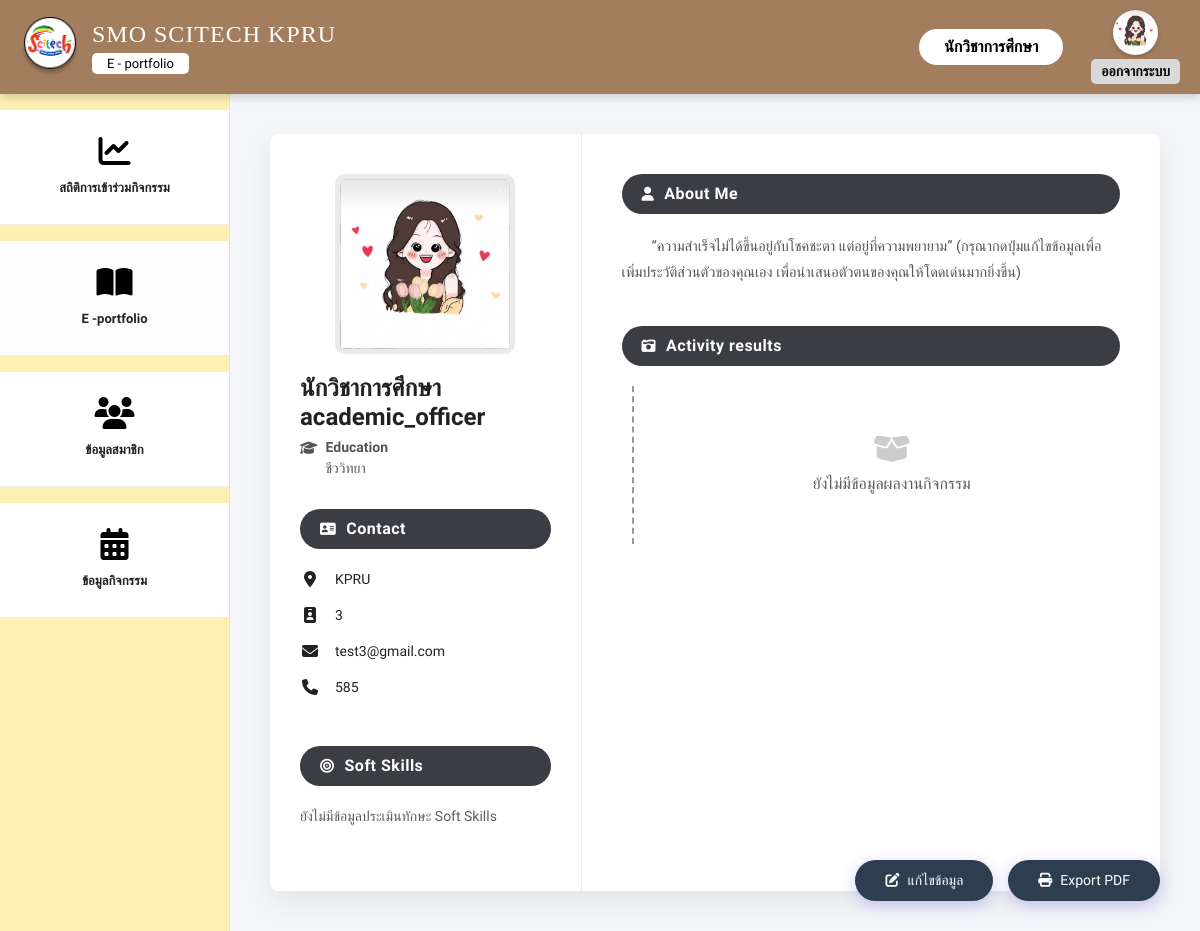
The app's page /e-portfolio.php (signed in) with its own data.
### tables this page shows
CREATE TABLE `users` (
  `user_id` int(11) NOT NULL,
  `first_name` varchar(100) NOT NULL,
  `last_name` varchar(100) NOT NULL,
  `profile_image` varchar(255) DEFAULT 'default.png',
  `idstudent` varchar(191) DEFAULT NULL,
  `email` varchar(255) DEFAULT NULL,
  `phone` varchar(20) DEFAULT NULL COMMENT 'เบอร์โทรศัพท์',
  `about_me` text DEFAULT NULL,
  `password` varchar(255) NOT NULL,
  `academic_year` varchar(4) DEFAULT NULL,
  `year_level` varchar(50) DEFAULT NULL,
  `department` varchar(100) DEFAULT NULL,
  `reset_token` varchar(255) DEFAULT NULL,
  `reset_expiry` datetime DEFAULT NULL,
  `status` enum('active','inactive') NOT NULL DEFAULT 'active',
  `userrole` enum('executive','academic_officer','club_president','club_member') DEFAULT NULL,
  `membership_status` enum('pending','member','no_member') NOT NULL DEFAULT 'pending',
  `created_at` timestamp NOT NULL DEFAULT current_timestamp(),
  `deleted_at` datetime DEFAULT NULL,
  `hard_skill_computer` varchar(255) DEFAULT NULL,
  `comp_level` varchar(50) DEFAULT NULL,
  `hard_skill_lang` varchar(255) DEFAULT NULL,
  `lang_listen` varchar(50) DEFAULT NULL,
  `lang_speak` varchar(50) DEFAULT NULL,
  `lang_read` varchar(50) DEFAULT NULL,
  `lang_write` varchar(50) DEFAULT NULL
);

### e-portfolio.php (the view, shortened to what this page needs)
<?php
include 'db.php';
$user_id = $_SESSION['user_id'];
$sql_user = "SELECT * FROM users WHERE user_id = ?";
$stmt_user = $conn->prepare($sql_user);
$stmt_user->bind_param("i", $user_id);
$stmt_user->execute();
$user_profile = $stmt_user->get_result()->fetch_assoc();
$first_name = $user_profile['first_name'] ?? 'ผู้ใช้งาน';
$full_name = ($user_profile['first_name'] ?? '') . ' ' . ($user_profile['last_name'] ?? '');
$profile_image_file = (!empty($user_profile['profile_image']) && $user_profile['profile_image'] != 'default.png') ? $user_profile['profile_image'] : 'default.png';
$profile_image_url = 'uploads/profiles/' . $profile_image_file;
$saved_skills = [];
$custom_activities = [];
$portfolio_activities = [];
?>
<!DOCTYPE html>
<html lang="th">
<head>
    <link href="https://cdn.jsdelivr.net/npm/bootstrap@5.3.0/dist/css/bootstrap.min.css" rel="stylesheet">
    <link href="https://cdnjs.cloudflare.com/ajax/libs/font-awesome/6.4.0/css/all.min.css" rel="stylesheet">
</head>
<body>
    <nav class="top-navbar d-print-none">
        <div class="brand-section">
            <img src="img/logo.png" alt="Logo" class="brand-logo"
            onerror="this.src='https://placehold.co/60x60?text=Logo'">
            <div style="display: flex; flex-direction: column; align-items: flex-start; line-height: 1.2;">
                <span class="brand-name">SMO SCITECH KPRU</span>
                <span class="text-page-pill-btn mt-1">E - portfolio</span>
            </div>
        </div>
        <div class="d-flex align-items-center">
            <span class="d-none d-sm-block fw-bold me-2 login-pill-btn">
                <?php echo htmlspecialchars($first_name); ?>
            </span>
            <div class="logout-area">
                <a href="user_management.php">
                    <img src="<?php echo $profile_image_url; ?>" alt="Profile"
                    style="width: 45px; height: 45px; border-radius: 50%; object-fit: cover; box-shadow: 0 2px 5px rgba(0,0,0,0.2);">
                </a>
                <a href="logout.php" class="logout-text mt-1">ออกจากระบบ</a>
            </div>
        </div>
    </nav>
    <div class="main-wrapper">
        <aside class="sidebar d-print-none">
            <a href="report_activity.php" class="sidebar-item mt-3 mb-3">
                <i class="fa-solid fa-chart-line"></i><span>สถิติการเข้าร่วมกิจกรรม</span>
            </a>
            <a href="e-portfolio.php" class="sidebar-item mb-3" style="background: #FDFDFD;">
                <i class="fa-solid fa-book-open"></i><span>E -portfolio</span>
            </a>
            <a href="user_management.php" class="sidebar-item mb-3">
                <i class="fa-solid fa-users"></i><span>ข้อมูลสมาชิก</span>
            </a>
            <a href="activity.php" class="sidebar-item mb-3">
                <i class="fa-solid fa-calendar-days"></i><span>ข้อมูลกิจกรรม</span>
            </a>
        </aside>
        <main class="content-area">
            <div class="portfolio-container">
                <div class="portfolio-left">
                    <div class="profile-img-wrapper">
                        <img src="<?php echo $profile_image_url; ?>" class="portfolio-profile-img" alt="Profile">
                    </div>
                    <div class="portfolio-name"><?php echo htmlspecialchars($full_name); ?></div>
                    <div class="portfolio-edu">
                        <i class="fa-solid fa-graduation-cap mt-1"></i>
                        <div>
                            <strong>Education</strong><br>
                            <?php echo htmlspecialchars($user_profile['department'] ?? 'คณะวิทยาศาสตร์และเทคโนโลยี'); ?>
                        </div>
                    </div>
                    <div class="section-pill"><i class="fa-solid fa-address-card"></i> Contact</div>
                    <div class="contact-item">
                        <i class="fa-solid fa-location-dot"></i> <span>KPRU</span>
                    </div>
                    <div class="contact-item">
                        <i class="fa-solid fa-id-badge"></i>
                        <span><?php echo htmlspecialchars($user_profile['idstudent'] ?? '-'); ?></span>
                    </div>
                    <div class="contact-item">
                        <i class="fa-solid fa-envelope"></i>
                        <span><?php echo htmlspecialchars($user_profile['email'] ?? '-'); ?></span>
                    </div>
                    <?php if(!empty($user_profile['phone'])): ?>
                    <div class="contact-item">
                        <i class="fa-solid fa-phone"></i>
                        <span><?php echo htmlspecialchars($user_profile['phone']); ?></span>
                    </div>
                    <?php endif; ?>
                    <div class="section-pill mt-5"><i class="fa-solid fa-bullseye"></i> Soft Skills</div>
                    <?php if (count($saved_skills) > 0): ?>
                        <?php foreach($saved_skills as $skill_name => $level): ?>
                        <div class="skill-block">
                            <div class="skill-name"><?php echo htmlspecialchars($skill_name); ?></div>
                            <div class="skill-dots">
                                <?php for($i=1; $i<=5; $i++): ?>
                                <i class="fa-solid fa-circle <?php echo ($i <= $level) ? 'active' : ''; ?>"></i>
                                <?php endfor; ?>
                            </div>
                        </div>
                        <?php endforeach; ?>
                    <?php else: ?>
                    <p class="text-muted small mb-4">ยังไม่มีข้อมูลประเมินทักษะ Soft Skills</p>
                    <?php endif; ?>
                </div>
                  <div class="portfolio-right">
                    <div class="section-pill"><i class="fa-solid fa-user"></i> About Me</div>
                    <div class="about-text">
                        <?php
                            if(!empty($user_profile['about_me'])) {
                                echo nl2br(htmlspecialchars($user_profile['about_me']));
                            } else {
                                echo "“ความสำเร็จไม่ได้ขึ้นอยู่กับโชคชะตา แต่อยู่ที่ความพยายาม” (กรุณากดปุ่มแก้ไขข้อมูลเพื่อเพิ่มประวัติส่วนตัวของคุณเอง เพื่อนำเสนอตัวตนของคุณให้โดดเด่นมากยิ่งขึ้น)";
                            }
                        ?>
                    </div>
                    <div class="section-pill"><i class="fa-solid fa-camera-retro"></i> Activity results</div>
                    <div class="timeline-wrapper">
                        <?php if (count($portfolio_activities) == 0 && count($custom_activities) == 0): ?>
                        <div class="text-center py-5 text-muted w-100">
                            <i class="fa-solid fa-box-open mb-2" style="font-size: 30px; color: #ccc;"></i><br>
                            ยังไม่มีข้อมูลผลงานกิจกรรม
                        </div>
                        <?php endif; ?>
                    </div>
                </div>
            </div>
        </main>
    </div>
    <div class="btn-group-fixed d-print-none">
        <button type="button" onclick="window.location.href='edit_e-portfolio.php'" class="btn-pill"
            style="background:#2C3E50;">
            <i class="fa-solid fa-pen-to-square me-2"></i>แก้ไขข้อมูล
        </button>
        <button type="button" onclick="window.print()" class="btn-pill" style="background:#2C3E50;">
            <i class="fa-solid fa-print me-2"></i>Export PDF
        </button>
    </div>
</body>
</html>

### e-portfolio.php (style rules this page uses)
:root { --top-bar-bg: #A37E5E; --yellow-sidebar: #FEEFB3; --light-bg: #F4F6F9; --btn-blue: #6358E1; --theme-dark: #3b3d42; --theme-light: #f8fbff; --text-dark: #222222; --text-muted: #555555; }
body, html { height: 100%; margin: 0; font-family: 'Sarabun', sans-serif; background-color: var(--light-bg); overflow-x: hidden; }
.top-navbar { background-color: var(--top-bar-bg); min-height: 80px; display: flex; align-items: center; padding: 10px 20px; justify-content: space-between; color: white; box-shadow: 0 2px 10px rgba(0, 0, 0, 0.2); z-index: 100; position: sticky; top: 0; }
.brand-section { display: flex; align-items: center; gap: 12px; }
.brand-logo { width: 60px; height: 60px; }
.brand-name { font-size: clamp(16px, 4vw, 24px); font-family: serif; letter-spacing: 1px; white-space: nowrap; }
.text-page-pill-btn { background: white; color: black; padding: 3px 15px; border-radius: 5px; text-decoration: none; font-size: 13px; font-weight: 500; }
.login-pill-btn { background: white; color: black; padding: 6px 25px; border-radius: 50px; text-decoration: none; font-weight: bold; font-size: 16px; transition: 0.3s; }
.logout-area { text-align: center; margin-left: 20px; }
.logout-text { color: #000; font-weight: bold; text-decoration: none; font-size: 14px; background: #D9D9D9; padding: 2px 10px; border-radius: 5px; display: block; }
.main-wrapper { display: flex; flex: 1; position: relative; }
.sidebar { width: 230px; background-color: var(--yellow-sidebar); flex-shrink: 0; display: flex; flex-direction: column; border-right: 1px solid rgba(0, 0, 0, 0.05); transition: 0.3s ease-in-out; z-index: 99; }
.sidebar-item { background: white; padding: 25px 10px; text-align: center; border-bottom: 1px solid #eee; text-decoration: none; color: var(--text-dark); display: block; transition: all 0.3s ease; }
.sidebar-item i { font-size: 32px; display: block; margin-bottom: 8px; color: #000; }
.sidebar-item span { font-weight: bold; font-size: 13px; }
.content-area { flex-grow: 1; padding: 40px; display: flex; justify-content: center; align-items: flex-start; }
.portfolio-container { width: 100%; max-width: 1100px; background: white; display: flex; box-shadow: 0 10px 30px rgba(0, 0, 0, 0.08); border-radius: 8px; overflow: hidden; }
.section-pill { background-color: var(--theme-dark); color: white; padding: 8px 20px; border-radius: 25px; font-weight: 700; font-size: 16px; margin-bottom: 20px; display: flex; align-items: center; letter-spacing: 0.5px; }
.section-pill i { margin-right: 10px; font-size: 14px; }
.portfolio-left { width: 35%; padding: 40px 30px; border-right: 1px solid #EBEBEB; }
.profile-img-wrapper { text-align: center; margin-bottom: 20px; }
.portfolio-profile-img { width: 180px; height: 180px; object-fit: cover; border: 5px solid #eaeaea; border-radius: 10px; background-color: #fff; }
.portfolio-name { font-size: 24px; font-weight: 700; color: var(--text-dark); line-height: 1.2; margin-bottom: 5px; }
.portfolio-edu { font-size: 14px; color: var(--text-muted); font-weight: 500; margin-bottom: 30px; display: flex; align-items: flex-start; gap: 8px; }
.contact-item { display: flex; align-items: center; gap: 15px; margin-bottom: 15px; font-size: 14px; color: var(--text-dark); }
.contact-item i { color: var(--text-dark); font-size: 16px; width: 20px; text-align: center; }
.portfolio-right { width: 65%; background: #FFFFFF; padding: 40px; }
.about-text { font-size: 14.5px; color: var(--text-muted); line-height: 1.8; text-indent: 30px; margin-bottom: 40px; }
.timeline-wrapper { border-left: 2px dashed #999; margin-left: 10px; padding-left: 30px; margin-top: 10px; }
.btn-group-fixed { position: fixed; bottom: 30px; right: 40px; display: flex; gap: 15px; z-index: 100; }
.btn-pill { background: var(--btn-blue); color: white; border-radius: 50px; padding: 10px 30px; border: none; font-size: 14px; font-weight: 500; text-decoration: none; box-shadow: 0 4px 15px rgba(99, 88, 225, 0.3); transition: 0.3s; cursor: pointer; }

### records on screen
users: first_name "นักวิชาการศึกษา", profile_image (picture), full_name "นักวิชาการศึกษา academic_officer", department "ชีววิทยา", idstudent "3", email "test3@gmail.com", phone "585"
